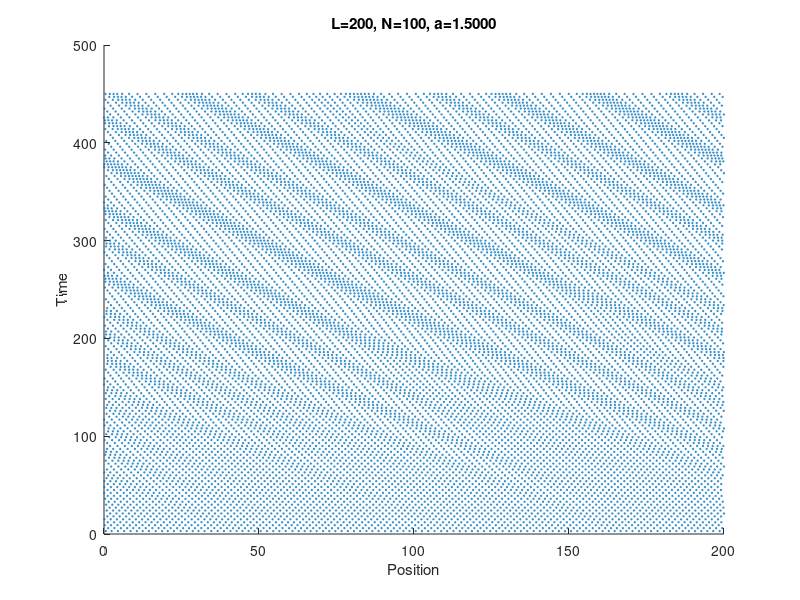

Write the MATLAB code that produced this figure.
% LQR-based traffic smoothing.

function test_traffic_lqr
global a
%rng('default')

close all

count=0;
%as=linspace(1,2,3);
while count<1%numel(as)
  %a=as(count+1);
  [x,status]=init;
  if status~=-1
    run(x)
    count=count+1;
  end
end

% init;
% roa;

%=~=~=~=~=~=~=~=~=~=~=~=~=~=~=~=~=~=~=~=~=~=~=~=~=~=~=~=~=~=~=~=~=~=~=~=~=~
function [x,status]=init
global n_cars L a vmax active
status=0;
a=1.5;

% rng('default');

vmax=1;
n_cars=100;
L=200;

pos=flipud(linspace(L/n_cars,L,n_cars)');
pert=0.1*L/n_cars*(2*rand(n_cars,1)-1);
%pert=0.3*L/n_cars*(rand(n_cars,1)<0.01);
pos=pos+pert;

vel=vopt(xtod(pos));
%pert=0.3*L/n_cars*(rand(n_cars,1)<0.01);
vel=vel+pert;
x=[pos;vel];
%x=[pos;zeros(n_cars,1)];
%x(floor(1.1*n_cars))=1;

%car_ind=2:n_cars;
%active=car_ind(rand(1,n_cars-1)<0.1);
%active=[1:50:n_cars];
active=[];

%=~=~=~=~=~=~=~=~=~=~=~=~=~=~=~=~=~=~=~=~=~=~=~=~=~=~=~=~=~=~=~=~=~=~=~=~=~
function run(x)
global n_cars tidx L a
% Boundary for plotting
dt=0.3;
figure
iter=1500;
skip=10;
time_evol=zeros(n_cars*floor(iter/skip),2);
for tidx=1:iter
  xdot=dynamics(x);
  if ~mod(tidx,skip)
    %plot_cars(x,xdot);
    time_evol(n_cars*(tidx/skip-1)+1:n_cars*(tidx/skip),:)=horzcat(mod(x(1:n_cars),L),tidx*dt*ones(n_cars,1));
  end
  
  % Runge-Kutta integration.
  xdotk1=dynamics(x);
  xt=x+dt*xdotk1*0.5;
  
  xdotk2=dynamics(xt);
  xt=x+xdotk2*dt*0.5;
  
  xdotk3=dynamics(xt);
  xt=x+xdotk3*dt;
  
  xdotk4=dynamics(xt);
  x=x+(xdotk1+2*xdotk2+2*xdotk3+xdotk4)/6*dt;
end

scatter(time_evol(:,1),time_evol(:,2),'ks','SizeData',1);
title(sprintf('L=%d, N=%d, a=%.4f',L,n_cars,a));
xlabel('Position')
ylabel('Time')
set(gcf,'Position',[200,200,300,240]);

%=~=~=~=~=~=~=~=~=~=~=~=~=~=~=~=~=~=~=~=~=~=~=~=~=~=~=~=~=~=~=~=~=~=~=~=~=~
function xdot=dynamics(x)
global n_cars a active
xdot=zeros(2*n_cars,1);
d=xtod(x);
xdot(1:n_cars)=x(n_cars+1:2*n_cars);
xdot(n_cars+1:2*n_cars)=a*(vopt(d)-x(n_cars+1:2*n_cars));
% Linear PD
% xdot(active+n_cars)=0.001*(x(active-1)-x(active)-1*x(n_cars+active))+0.001*(x(active+n_cars-1)-x(active+n_cars));
% Nonlinear: Pretend there is less headway (be more conservative)
xdot(n_cars+active)=a*(vopt(d(active).^0.5)-x(n_cars+active));

%=~=~=~=~=~=~=~=~=~=~=~=~=~=~=~=~=~=~=~=~=~=~=~=~=~=~=~=~=~=~=~=~=~=~=~=~=~
function d=xtod(x)
global L n_cars
d=[x(n_cars)-x(1)+L;x(1:n_cars-1)-x(2:n_cars)];

%=~=~=~=~=~=~=~=~=~=~=~=~=~=~=~=~=~=~=~=~=~=~=~=~=~=~=~=~=~=~=~=~=~=~=~=~=~
function v=vopt(h)
global vmax L n_cars
v=zeros(size(h));
%v(h>1)=vmax*(h(h>1)-1).^3./(1+(h(h>1)-1).^3);
%v(h>1)=vmax*(h(h>1)-1).^3./h(h>1).^3;
v=vmax*(tanh(h-2)+tanh(2));

%=~=~=~=~=~=~=~=~=~=~=~=~=~=~=~=~=~=~=~=~=~=~=~=~=~=~=~=~=~=~=~=~=~=~=~=~=~
function roa
global n_cars a
f=1;
A=zeros(n_cars*2);
A(1,1+n_cars)=1;
A(1+n_cars,n_cars)=a*f;
A(1+n_cars,1)=-a*f;
A(1+n_cars,1+n_cars)=-a;
for i=2:n_cars
  A(i,i+n_cars)=1;
  A(i+n_cars,i-1)=a*f;
  A(i+n_cars,i)=-a*f;
  A(i+n_cars,i+n_cars)=-a;
end

P=lyap(A,eye(2*n_cars));
max(P(:))
res=50;
[X,Y]=meshgrid(linspace(-13,13,res),linspace(-13,13,res));
x=[reshape(X,1,numel(X));reshape(Y,1,numel(Y))];
for i=1:50;
  l=ceil(rand*2*n_cars);
  m=ceil(rand*2*n_cars);
  V=diag(x'*P([l,m],[l,m])*x);
  V=reshape(V,res,res);
  imagesc(V)
  colorbar;
  pause;
end


%=~=~=~=~=~=~=~=~=~=~=~=~=~=~=~=~=~=~=~=~=~=~=~=~=~=~=~=~=~=~=~=~=~=~=~=~=~
function plot_cars(x,xdot)
global n_cars L tidx active

subplot(4,2,[1,3,5,7])
  radius=L/(2*pi);
  thetas=x(1:n_cars)/radius;
  scatter(radius*cos(thetas),radius*sin(thetas),linspace(10,80,n_cars),linspace(1,32,n_cars),'filled');
  colormap('cool')
  hold on
  for aidx=active
    scatter(radius*cos(thetas(aidx)),radius*sin(thetas(aidx)),'ro','SizeData',25,'MarkerEdgeColor','r','MarkerFaceColor','r');
  end
  hold off
  % hold on
  % scatter(radius*cos(theta_goals),radius*sin(theta_goals),5,'k','filled');
  hold off
  axis square
  xlim([-radius,radius])
  ylim([-radius,radius])
  title(sprintf('Cars %d',tidx))

subplot(422)
%stem(xtod(x(1:n_cars)),'k')
plot(xtod(x(1:n_cars)),'k')
title('Spacings')

subplot(424)
%stem(x(1:n_cars),'k')
plot(x(1:n_cars),'k')
title('Positions')

subplot(426)
%stem(x(n_cars+1:2*n_cars),'k')
plot(x(n_cars+1:2*n_cars),'k')
title('Velocities')

subplot(428)
%stem(xdot(n_cars+1:2*n_cars),'k')
plot(xdot(n_cars+1:2*n_cars),'k')
title('Accelerations')

drawnow;
set(gcf,'Position',[100,100,1000,500]);
pause(0.01)
